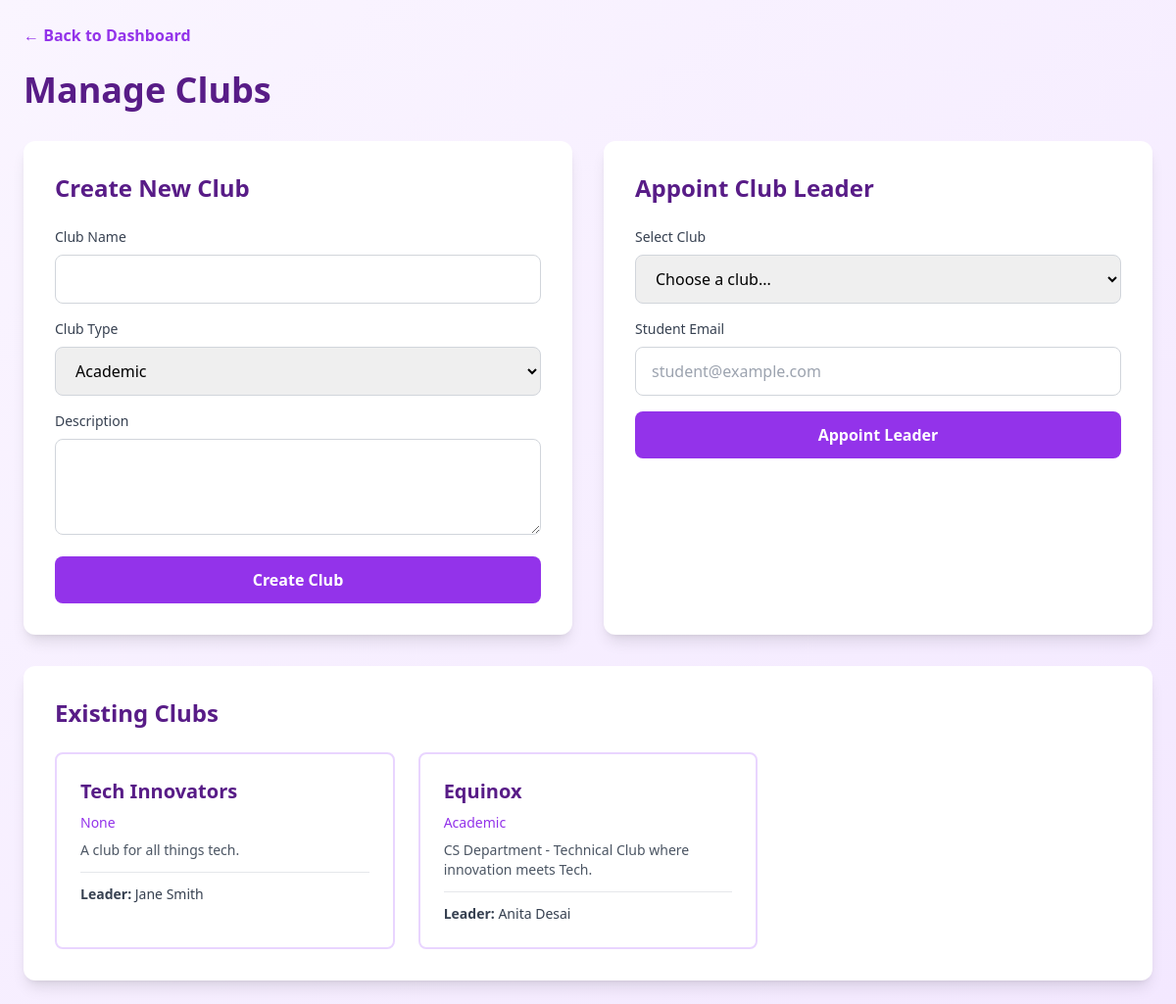
Page /admin/manage/clubs (signed in) on the earlier database version.
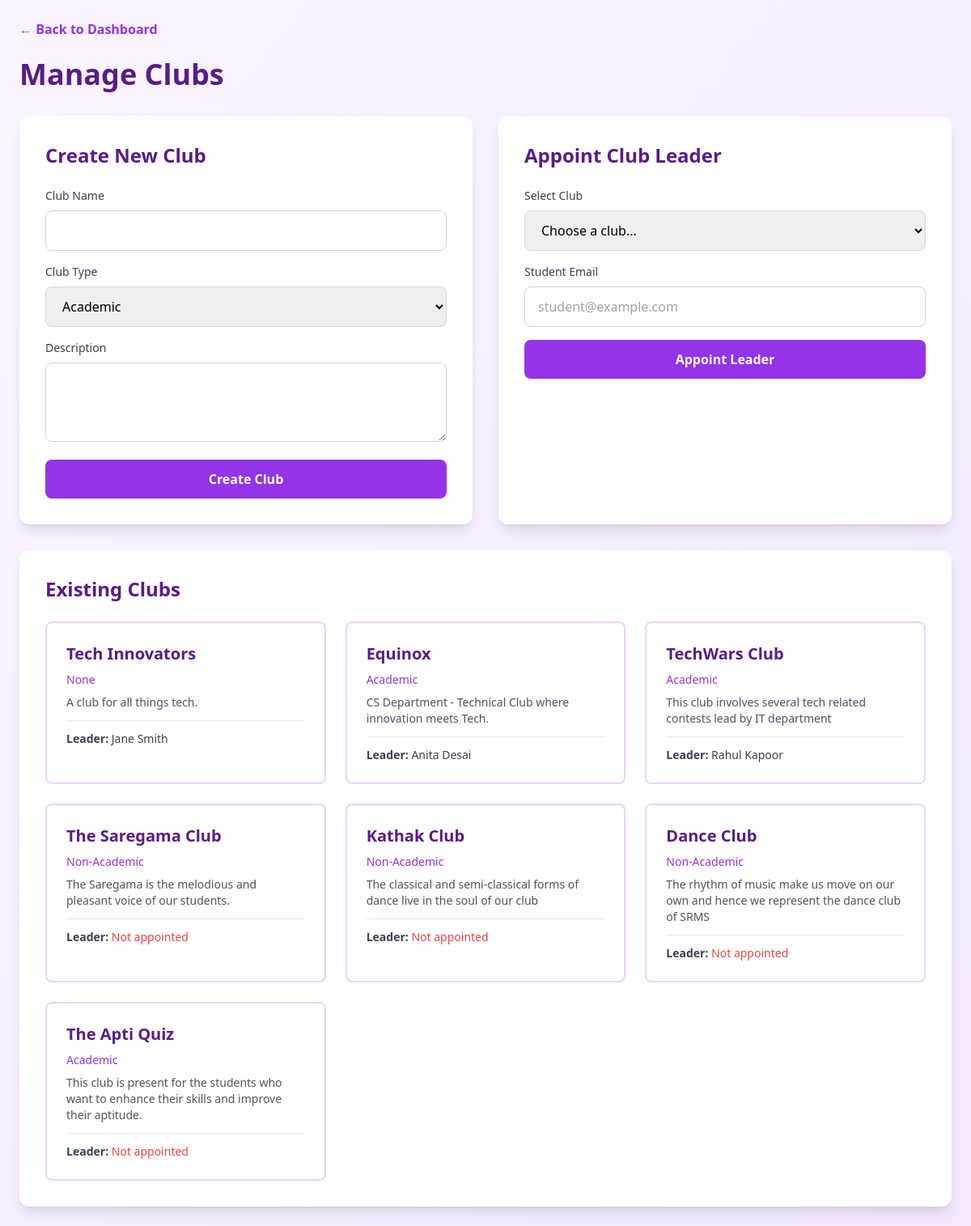
Same page on the later database version.
### models.py (models this page shows, shortened)
class Club(db.Model):
    id = db.Column(db.Integer, primary_key=True)
    name = db.Column(db.String(100), nullable=False)
    description = db.Column(db.Text)
    club_type = db.Column(db.String(50))
    secretary_id = db.Column(db.Integer, db.ForeignKey('user.id'))
    secretary = db.relationship('User', backref='led_clubs', foreign_keys=[secretary_id])
    memberships = db.relationship('ClubMembership', backref='club', lazy=True, cascade='all, delete-orphan')

class User(db.Model):
    id = db.Column(db.Integer, primary_key=True)
    name = db.Column(db.String(100), nullable=False)
    email = db.Column(db.String(100), unique=True, nullable=False)
    password_hash = db.Column(db.String(255), nullable=False)
    profile_image = db.Column(db.String(255))
    course = db.Column(db.String(50))
    branch = db.Column(db.String(50))
    batch = db.Column(db.String(20))
    year = db.Column(db.Integer)
    selected_bus_id = db.Column(db.Integer, db.ForeignKey('bus.id'))
    selected_stop = db.Column(db.String(100))
    login_status = db.Column(db.Boolean, default=False)
    session_token = db.Column(db.String(100))
    last_login_device = db.Column(db.String(255))
    created_at = db.Column(db.DateTime, default=datetime.now(timezone.utc))

### app.py (the view, shortened to what this page needs)
@app.route('/admin/manage/clubs', methods=['GET', 'POST'])
@admin_required
def manage_clubs():
    clubs_list = Club.query.all()
    students = User.query.all()
    return render_template('admin/manage-clubs.html', clubs=clubs_list, students=students)

### templates/admin/manage-clubs.html (shortened to what the changed rows need)
<!DOCTYPE html>
<html lang="en">
<head>
    <script src="https://cdn.tailwindcss.com"></script>
    <link rel="stylesheet" href="{{ url_for('static', filename='css/style.css') }}">
</head>
<body class="bg-gradient-to-br from-purple-50 to-purple-100">
    <div class="min-h-screen p-6">
        <div class="max-w-7xl mx-auto">
            <h1 class="text-4xl font-bold text-purple-900 mb-8">Manage Clubs</h1>
            <div class="grid grid-cols-1 md:grid-cols-2 gap-8 mb-8">
                <div class="bg-white rounded-xl p-8 shadow-lg">
                    <h2 class="text-2xl font-bold text-purple-900 mb-6">Create New Club</h2>
                </div>
                <div class="bg-white rounded-xl p-8 shadow-lg">
                    <h2 class="text-2xl font-bold text-purple-900 mb-6">Appoint Club Leader</h2>
                </div>
            </div>
            <div class="bg-white rounded-xl p-8 shadow-lg">
                <h2 class="text-2xl font-bold text-purple-900 mb-6">Existing Clubs</h2>
                <div class="grid grid-cols-1 md:grid-cols-2 lg:grid-cols-3 gap-6">
                    {% for club in clubs %}
                    <div class="border-2 border-purple-200 rounded-lg p-6 hover:border-purple-400 transition">
                        <h3 class="text-xl font-bold text-purple-900 mb-2">{{ club.name }}</h3>
                        <p class="text-sm text-purple-600 mb-2">{{ club.club_type }}</p>
                        <p class="text-gray-600 text-sm mb-3">{{ club.description or 'No description' }}</p>
                        <div class="border-t pt-3">
                            <p class="text-sm text-gray-700">
                                <span class="font-semibold">Leader:</span>
                                {% if club.secretary %}
                                    {{ club.secretary.name }}
                                {% else %}
                                    <span class="text-red-500">Not appointed</span>
                                {% endif %}
                            </p>
                        </div>
                    </div>
                    {% endfor %}
                </div>
            </div>
        </div>
    </div>
</body>
</html>

Differences in the rows shown:
added Club: name "TechWars Club", club_type "Academic", description "This club involves several tech related contests lead by IT department", secretary.name "Rahul Kapoor"
added Club: name "The Saregama Club", club_type "Non-Academic", description "The Saregama is the melodious and pleasant voice of our students.", shows "Not appointed"
added Club: name "Kathak Club", club_type "Non-Academic", description "The classical and semi-classical forms of dance live in the soul of our club", shows "Not appointed"
added Club: name "Dance Club", club_type "Non-Academic", description "The rhythm of music make us move on our own and hence we represent the dance club of SRMS", shows "Not appointed"
added Club: name "The Apti Quiz", club_type "Academic", description "This club is present for the students who want to enhance their skills and improve their aptitude.", shows "Not appointed"
